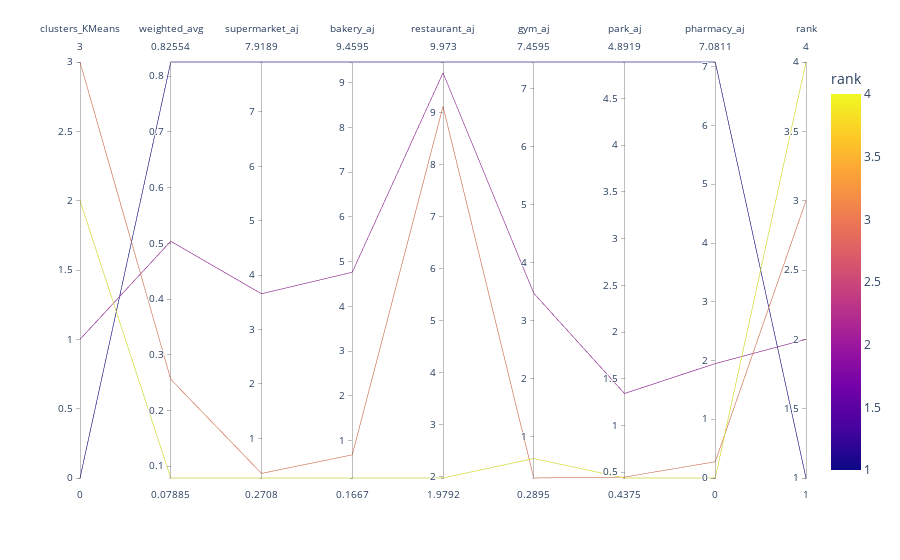

Notebook source saved alongside this figure:
### Markdown cell above
## Gráfico de coordenadas paralelas por cluster

### Code cell
import plotly.express as px

parallel_means = df_hex_select[[
              "weighted_avg","supermarket_aj",
              "bakery_aj","restaurant_aj",
              "gym_aj","park_aj","pharmacy_aj","clusters_KMeans"
               ]].groupby('clusters_KMeans',as_index=False).mean()
# parallel_means['clusters_KMeans'] = parallel_means['clusters_asc].astype(int)

parallel_means = parallel_means.sort_values('weighted_avg',ascending=False).reset_index(drop=True)
parallel_means['rank'] = parallel_means.index + 1
parallel_means['rank_str'] = parallel_means['rank'].astype(str)
px.parallel_coordinates(parallel_means, color='rank').show()
# parallel_means.info()

### Figure 1 — Plotly figure (JSON) as saved in the notebook; plotly's stock layout.template omitted (floating-point values rounded to 4 significant figures)
{"data": [{"dimensions": [{"label": "clusters_KMeans", "values": [0, 1, 3, 2]}, {"label": "weighted_avg", "values": [0.8255, 0.5038, 0.256, 0.07885]}, {"label": "supermarket_aj", "values": [7.919, 3.658, 0.3553, 0.2708]}, {"label": "bakery_aj", "values": [9.459, 4.763, 0.6842, 0.1667]}, {"label": "restaurant_aj", "values": [9.973, 9.763, 9.118, 1.979]}, {"label": "gym_aj", "values": [7.459, 3.474, 0.2895, 0.625]}, {"label": "park_aj", "values": [4.892, 1.342, 0.4474, 0.4375]}, {"label": "pharmacy_aj", "values": [7.081, 1.947, 0.2763, 0]}, {"label": "rank", "values": [1, 2, 3, 4]}], "domain": {"x": [0, 1], "y": [0, 1]}, "line": {"color": [1, 2, 3, 4], "coloraxis": "coloraxis"}, "name": "", "type": "parcoords"}], "layout": {"coloraxis": {"colorbar": {"title": {"text": "rank"}}, "colorscale": [[0, "#0d0887"], [0.1111, "#46039f"], [0.2222, "#7201a8"], [0.3333, "#9c179e"], [0.4444, "#bd3786"], [0.5556, "#d8576b"], [0.6667, "#ed7953"], [0.7778, "#fb9f3a"], [0.8889, "#fdca26"], [1, "#f0f921"]]}, "legend": {"tracegroupgap": 0}, "margin": {"t": 60}}}
